Frame 1 (no input): blank canvas, image omitted
Frame 60 (no input): blank canvas, image omitted
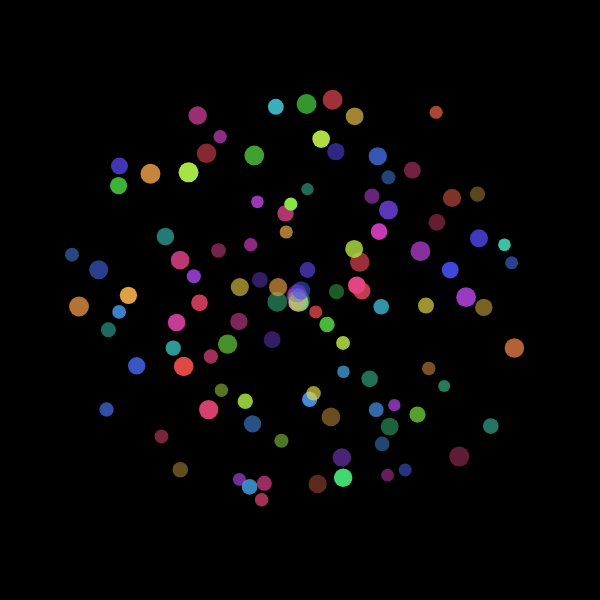
Frame 120 (the mouse pressed at the canvas centre since frame 60)

The p5.js sketch whose frames 1 and 60 were blank and that drew this single picture after the mouse press (run headless with seeded random() and noise() and a simulated clock; from frame 60 on, the mouse is pressed at the canvas centre):

// p5.js sketch
// ── sketch.js
let particleSystem;

function setup(){
    createCanvas(600,600);
    noStroke();
    rectMode(CENTER);
    colorMode(HSB, 360, 100,100);

    particleSystem = new ParticleSystem();
}

function draw(){
    background(0);
    particleSystem.draw();

    if (mouseIsPressed){
        let mousePos = createVector(mouseX, mouseY);
        let pMousePos = createVector(pmouseX, pmouseY);
        let mouseMoveForce = p5.Vector.sub(mousePos, pMousePos).mult(0.1);
        particleSystem.addParticles(mousePos, mouseMoveForce,2);
    }
}

function mousePressed(){

}
// ── particle.js
class Particle{
    constructor(loc, size,hue) {
        this.loc = loc.copy();
        this.vel = createVector(0,0);
        this.acc = createVector(0,0);
        this.size = size;
        this.maxAge = 200;
        this.age = random(80, this.maxAge);
        this.isDead = false;
        this.hue = hue;
        this.friction = 0.96;
    }
    applyForce(force){
        this.acc.add(force.copy());
    }
    update(){
        this.vel.add(this.acc);
        this.loc.add(this.vel);
        this.acc.mult(0);
        this.vel.mult(this.friction);

        if(this.age<=0){
            this.isDead = true;
        }
    }
    
    display(){
        push();
        fill(this.hue, 70,90, this.age/this.maxAge);
        translate(this.loc.x, this.loc.y);
        ellipse(0,0, this.size);
        pop();
    }
}
// ── particleSystem.js
class ParticleSystem{
    constructor(){
        this.particles = [];
        this.gravity = createVector(0, 0.08);
    }
    draw(){
        for (let i = this.particles.length-1; i>=0; i--){
            let p = this.particles[i];
            p.update();
            p.display();

            for(let j = i-1; j>=0; j--){
                let op = this.particles[j];
                let d = p.loc.dist(op.loc);
                if(d < p.size){
                    let force = p5.Vector.sub(p.loc, op.loc).mult(0.025);
                    p.applyForce(force);
                    op.applyForce(force.mult(-1));
                }
            }

            if(p.isDead){
                this.particles.splice(i,1);
            }
            
        }
    }

    addParticles(pos, force, numOfParticles){
        for(let i =0; i<numOfParticles; i++){
            let randomSize = random(12,20);
            let particle = new Particle(pos, randomSize, random(360));
            let randomX = cos(random(0, PI*2))*random(2);
            let randomY = sin(random(0, PI*2))*random(2);
            let randomForce = createVector(randomX, randomY).mult(0.5);
            force.add(randomForce);
            particle.applyForce(force);
            this.particles.push(particle);
        }
    }
}
